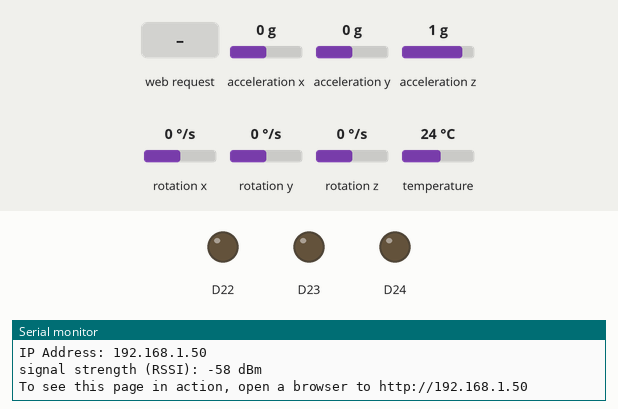
The sketch below on a simulated Arduino Nano RP2040 Connect. Shown: output pins drawn as LEDs (lit = HIGH), the last lines printed to the serial monitor. The inputs (shaded band) are chosen by the test bench; at power-on: acceleration x 0 g, acceleration y 0 g, acceleration z 1 g, rotation x 0 °/s, rotation y 0 °/s, rotation z 0 °/s, temperature 24 °C. WiFi joins after 1.5 s; servers stay silent unless stated.

Above: at 12.7 s.
12.8 s: HTTP request GET /RH received
At 13.5 s:
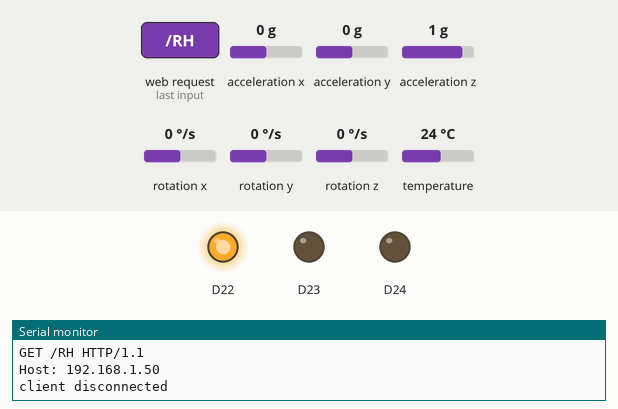
14.3 s: HTTP request GET /GH received
At 14.6 s:
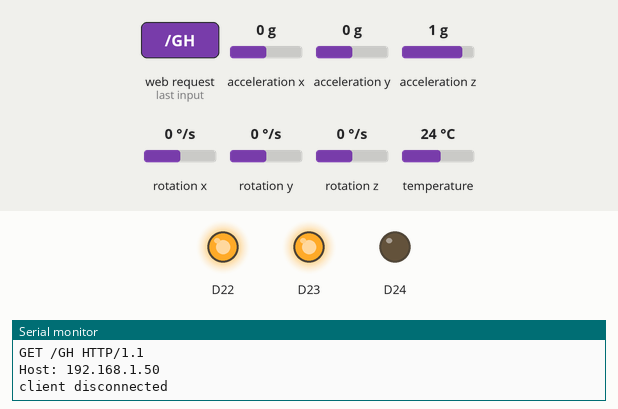
15.8 s: HTTP request GET /RL received
At 17.0 s:
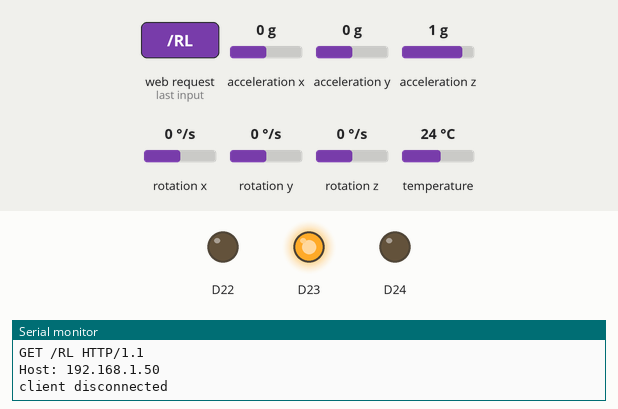
17.3 s: HTTP request GET /BH received
At 18.1 s:
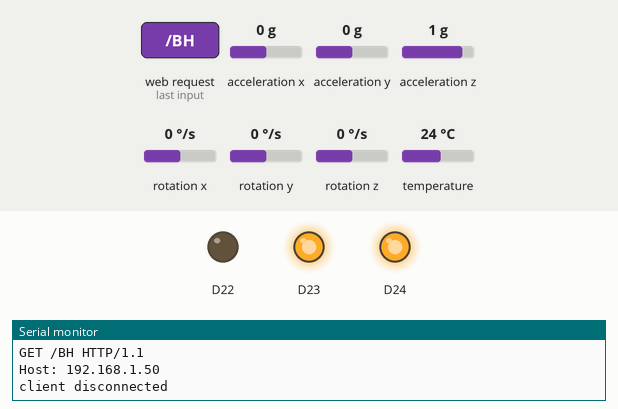
18.8 s: HTTP request GET /GL received
At 19.3 s:
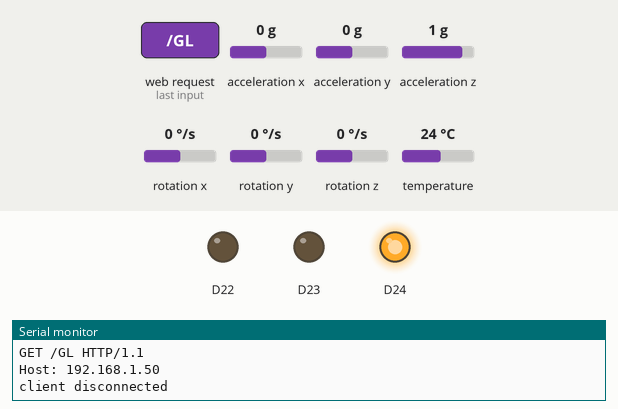
20.3 s: HTTP request GET /RH received
At 21.6 s:
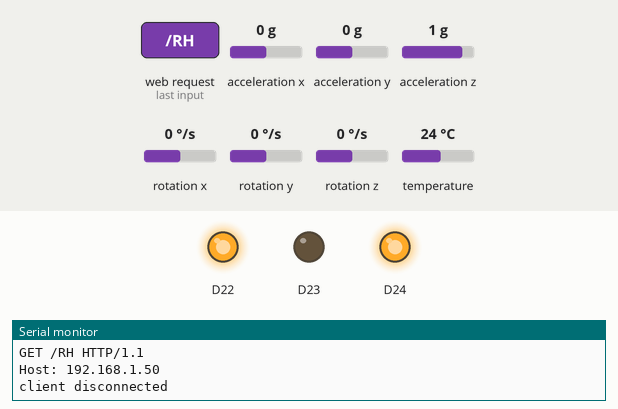
Timing chart, 0 to 22.8 s (numbered marks = the images above; inputs shaded):
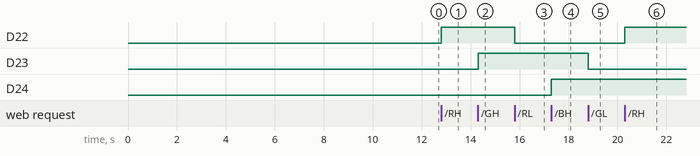

The sketch:

ArduinoIDE.ino
```cpp
#include <SPI.h>
#include <Arduino.h>
#include <WiFiNINA.h>
#include <Arduino_LSM6DSOX.h>

int status = WL_IDLE_STATUS;
int temperature;
float posgX, posgY, posgZ;
float posaX, posaY, posaZ;
char ssid[] = "MinhaRede";
char pass[] = "Fit@2022";

WiFiServer server(80);

void setup() {
  pinMode(LEDR, OUTPUT);
  pinMode(LEDG, OUTPUT);
  pinMode(LEDB, OUTPUT);
  Serial.begin(9600);
  IMU.begin();
  while (status != WL_CONNECTED) {
    Serial.print("Attempting to connect to Network named: ");
    Serial.println(ssid);
    status = WiFi.begin(ssid, pass);
    delay(10000);
  }
  server.begin();
  printWifiStatus();
}

void loop() {
  WiFiClient client = server.available();
  IMU.readTemperature(temperature);
  IMU.readAcceleration(posaX, posaY, posaZ);
  IMU.readGyroscope(posgX, posgY, posgZ);
  if (client) {
    Serial.println("new client");
    String currentLine = "";
    while (client.connected()) {
      if (client.available()) {
        char c = client.read();
        Serial.write(c);
        if (c == '\n') {
          if (currentLine.length() == 0) {
            client.println("HTTP/1.1 200 OK");
            client.println("Content-type:text/html");
            client.println();
            client.print("<style>");
            client.print(".container {margin: 0 auto; text-align: center; margin-top: 100px;}");
            client.print("button {color: white; width: 100px; height: 100px;");
            client.print("border-radius: 50%; margin: 20px; border: none; font-size: 20px; outline: none; transition: all 0.2s;}");
            client.print(".red{background-color: rgb(196, 39, 39);}");
            client.print(".green{background-color: rgb(39, 121, 39);}");
            client.print(".blue {background-color: rgb(5, 87, 180);}");
            client.print(".off{background-color: grey;}");
            client.print("button:hover{cursor: pointer; opacity: 0.7;}");
            client.print("</style>");
            client.print("<div class='container'>");
            client.print("<button class='red' type='submit' onmousedown='location.href=\"/RH\"'>ON</button>");
            client.print("<button class='off' type='submit' onmousedown='location.href=\"/RL\"'>OFF</button><br>");
            client.print("<button class='green' type='submit' onmousedown='location.href=\"/GH\"'>ON</button>");
            client.print("<button class='off' type='submit' onmousedown='location.href=\"/GL\"'>OFF</button><br>");
            client.print("<button class='blue' type='submit' onmousedown='location.href=\"/BH\"'>ON</button>");
            client.print("<button class='off' type='submit' onmousedown='location.href=\"/BL\"'>OFF</button>");
            client.println();
            client.print("</div>");
            client.println();
            client.print("<div class='container'>");
            client.print("Temperatura: ");
            client.print(temperature);
            client.print(" C ");
            client.println();
            client.print("</div>");
            client.println();
            client.print("<div class='container'>");
            client.println("Acelerometro: ");
            client.print("X: "); client.print(posaX); client.print("  ");
            client.print("Y: "); client.print(posaY); client.print("  ");
            client.print("Z: "); client.print(posaZ); client.print("  ");
            client.print("</div>");
            client.println();
            client.print("<div class='container'>");
            client.println("Giroscopio: ");
            client.print("X: "); client.print(posgX); client.print("  ");
            client.print("Y: "); client.print(posgY); client.print("  ");
            client.print("Z: "); client.print(posgZ); client.print("  ");
            client.print("</div>");
            break;
          } else currentLine = "";
        } else if (c != '\r') currentLine += c;
        if (currentLine.endsWith("GET /RH")) digitalWrite(LEDR, HIGH);
        if (currentLine.endsWith("GET /RL")) digitalWrite(LEDR, LOW );
        if (currentLine.endsWith("GET /GH")) digitalWrite(LEDG, HIGH);
        if (currentLine.endsWith("GET /GL")) digitalWrite(LEDG, LOW );
        if (currentLine.endsWith("GET /BH")) digitalWrite(LEDB, HIGH);
        if (currentLine.endsWith("GET /BL")) digitalWrite(LEDB, LOW );
      }
    }
    client.stop();
    Serial.println("client disconnected");
  }
}

void printWifiStatus() {
  Serial.print("SSID: ");
  Serial.println(WiFi.SSID());
  IPAddress ip = WiFi.localIP();
  Serial.print("IP Address: ");
  Serial.println(ip);
  long rssi = WiFi.RSSI();
  Serial.print("signal strength (RSSI): ");
  Serial.print(rssi);
  Serial.println(" dBm");
  Serial.print("To see this page in action, open a browser to http://");
  Serial.println(ip);
}
```

Measured:
- after the input at 12.8 s, D22: LOW → HIGH at once
- after the input at 14.3 s, D23: LOW → HIGH at once
- after the input at 15.8 s, D22: HIGH → LOW at once
- after the input at 17.3 s, D24: LOW → HIGH at once
- after the input at 18.8 s, D23: HIGH → LOW at once
- after the input at 20.3 s, D22: LOW → HIGH at once
